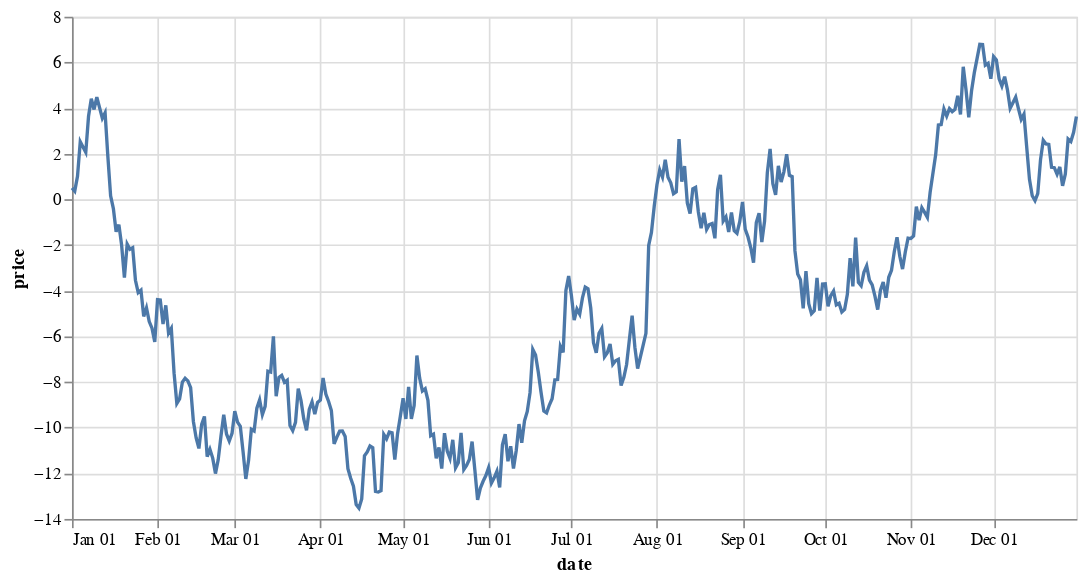

Notebook code for this chart:
### Code cell
%%vegalite ts_data
{
  "mark": "line",
  "encoding": {
    "x": {"field": "date", "type": "temporal", "axis": {"format": "%b %d"}},
    "y": {"field": "price", "type": "quantitative"}
  },
  "width": 600
}

### Figure 1 — Vega-Lite specification as saved in the notebook (floating-point values rounded to 4 significant figures; data arrays with more than 128 entries replaced by an {"elided": "..."} marker saying what was removed)
{"data": {"values": {"elided": "365 records"}}, "encoding": {"x": {"axis": {"format": "%b %d"}, "field": "date", "type": "temporal"}, "y": {"field": "price", "type": "quantitative"}}, "mark": "line", "width": 600}
